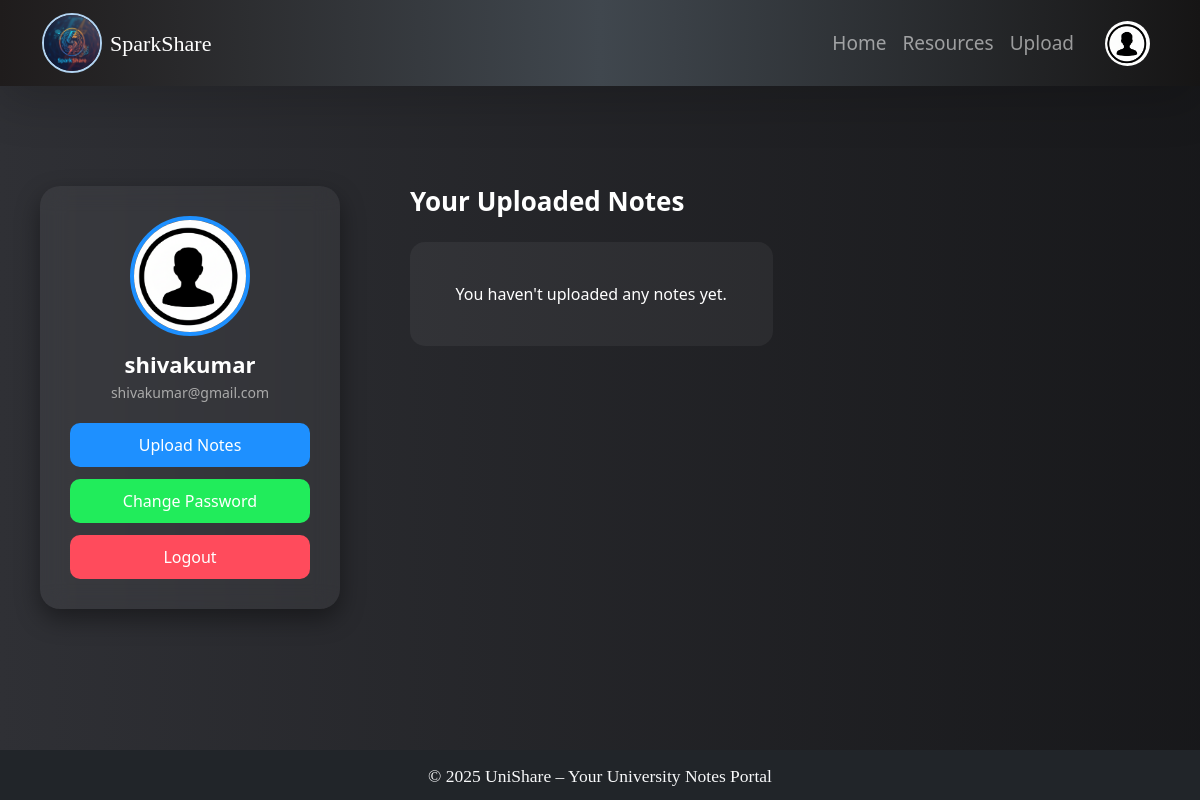
The page /profile/ (signed in) on the database as committed earlier.
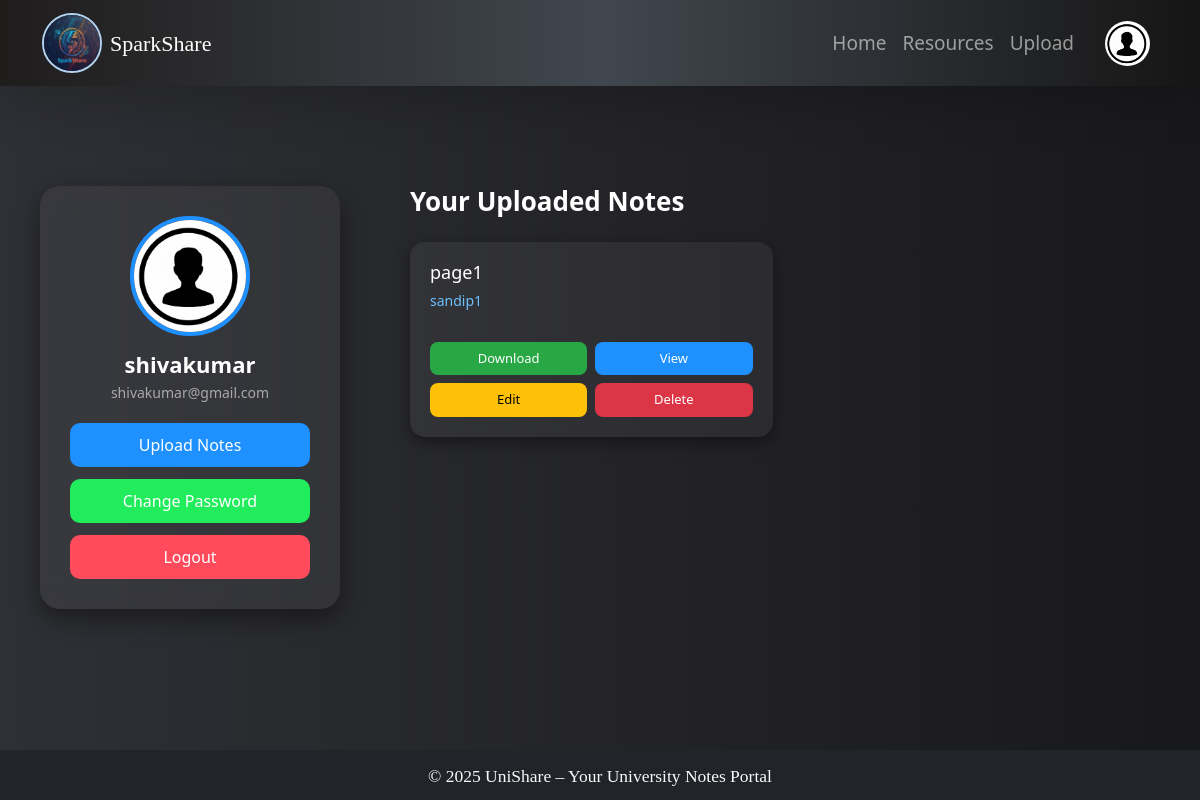
The same page on the database as committed later.
### resources/models.py (models this page shows, shortened)
class resources_post(models.Model):
    title = models.CharField(max_length=200)
    subject = models.CharField()
    file = CloudinaryField(resource_type ='raw',folder='pdfs')
    author = models.ForeignKey(User, on_delete=models.CASCADE,null=True)

### resources/views.py (the view)
# urls.py: path('profile/', views.profile_view, name='profile'),
@login_required
def profile_view(request):
    user_posts = resources_post.objects.filter(author=request.user)
    return render(request, "profile.html" , {"user_posts": user_posts})

### resources/templates/profile.html
{% extends "base.html" %}
{% load static %}
{% block content %}
<link rel="stylesheet" href="{% static 'resources/profile.css' %}">
<div class="profile-wrapper">
    <aside class="profile-card">
        <img class="profile-avatar"
        src="{% static 'resources/sparks_profile.png' %}">
        <h2 class="username">
            {{ request.user.username }}
        </h2>
        <p class="email">
            {{ request.user.email }}
        </p>
        <div class="profile-buttons">
            <a href="/upload/" class="profile-btn upload-btn">
                Upload Notes
            </a>
            <a href="/password_change/" class="profile-btn change_password-btn">
                Change Password
            </a>
            <a href="/logout/" class="profile-btn logout-btn">
                Logout
            </a>
        </div>
    </aside>
    <section class="profile-posts">
        <h2 class="section-title">
            Your Uploaded Notes
        </h2>
        <div class="posts-grid">
        {% for post in user_posts %}
            <div class="post-card">
                <div class="post-content">
                    <h4>{{ post.title }}</h4>
                    <p class="post-subject">
                        {{ post.subject }}
                    </p>
                </div>
                <div class="post-actions">
                    {% if post.file %}
                    <a href="{{ post.file.url }}" download
                    class="action-btn download">
                        Download
                    </a>
                    <a href="{{ post.file.url }}" target="_blank"
                    class="action-btn view">
                        View
                    </a>
                    {% endif %}
                    <a href="{% url 'edit_post' post.id %}"
                    class="action-btn edit">
                        Edit
                    </a>
                    <a href="{% url 'delete_post' post.id %}"
                    class="action-btn delete">
                        Delete
                    </a>
                </div>
            </div>
        {% empty %}
        <div class="no-posts">
            You haven't uploaded any notes yet.
        </div>
        {% endfor %}
        </div>
    </section>
</div>
{% endblock %}

Rows that differ between the two databases and show on the page:
added resources_post: title "page1", subject "sandip1"
Other text that changed with them:
text no longer shown: "You haven't uploaded any notes yet."
